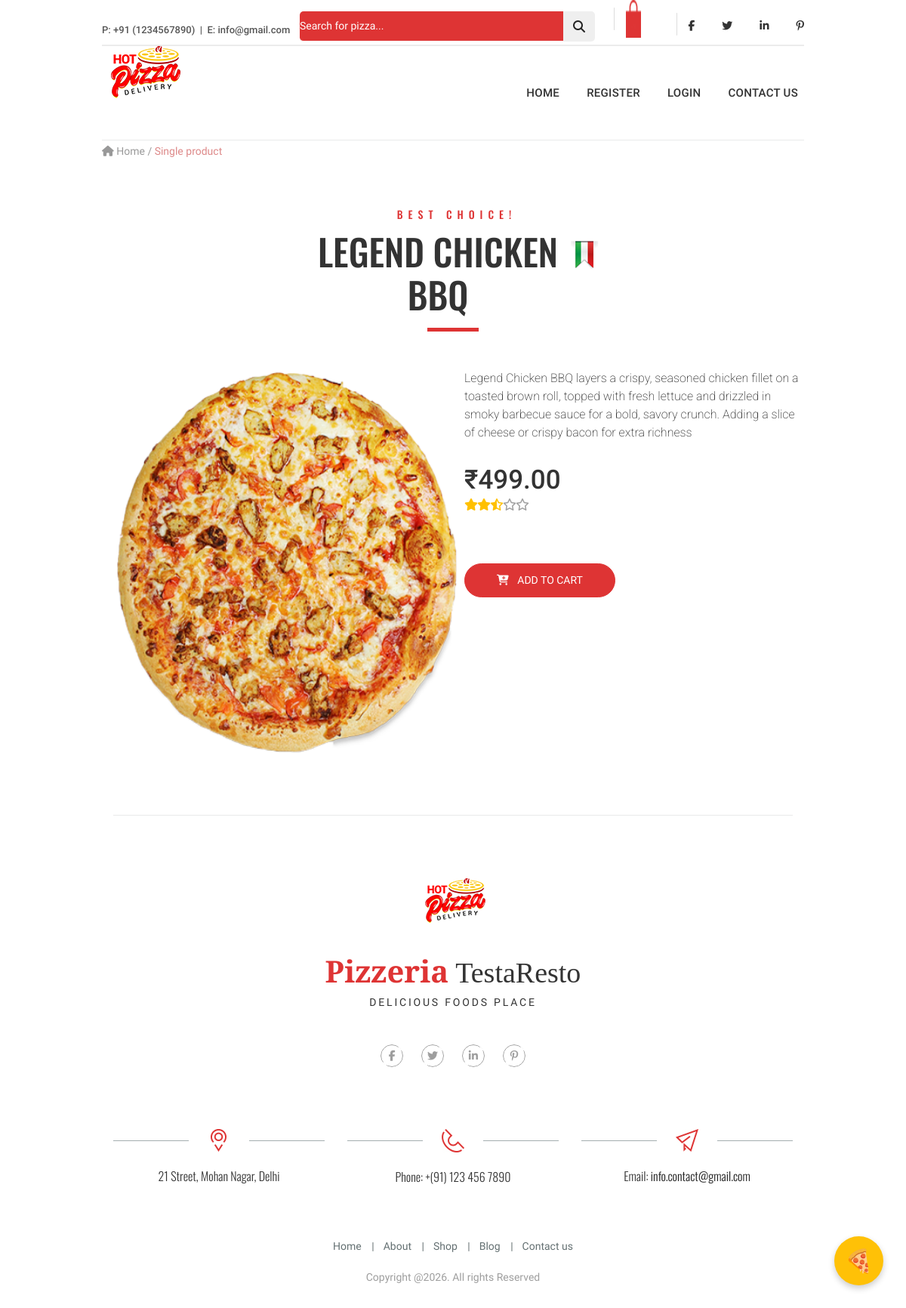
The app's page /product/4 with its own data.
### product/models.py (models this page shows, shortened)
class Product(models.Model):
    name = models.CharField(max_length=100,unique=True)
    slug = models.SlugField(max_length=100,unique=True)
    short_description = models.TextField(max_length=300,blank=True)
    description = models.TextField(blank=True)
    category = models.ForeignKey(Category,on_delete=models.CASCADE)
    image = models.ImageField(upload_to='products',blank=True)
    price = models.DecimalField(max_digits=10,decimal_places=2,default='',blank=True,null=True)
    created = models.DateTimeField(auto_now_add=True)
    updated = models.DateTimeField(auto_now=True)
    class Meta:
        ordering = ('name',)
        verbose_name = 'product'
        verbose_name_plural = 'products'

### product/views.py (the view)
# urls.py: path('product/<int:pk>', views.product_detail,name="product_detail"),
def product_detail(request,pk):
    product_detail = get_object_or_404(Product,pk=pk)
    context = {
        'product_detail':product_detail,
    }
    return render(request,'product/product_detail.html',context)

### product/templates/product/product_detail.html
{% extends 'product/base.html' %}
{% load static %}
{% block content%}
 <div class="container">
        <div class="pizza_breadcrumb">
            <a href="{%url 'home'%}"><i class="fa fa-home"></i> Home</a> / <span>Single product</span>
        </div>
        <section class="shop_title">
            <div class="piz_title">
                <div class="small_title"><h3>best choice!</h3></div>
                <div class="big_title"><h1 class="shop_big_title">{{product_detail.name}}</h1><img src="{% static 'product/img/title_icon.png'%}"></div>
            </div>
            <div class="title_devider">
                <p class="line"></p>
            </div>
        </section>
        <section class="products top_margin_60-30">
            <div class="row big-bottom">
                <div class="col-md-12">
                    <div class="row">
                    <div class="col-md-6">
                        <div class="big_pizza">
                            <img src="{{product_detail.image.url}}" class="img-fluid">
                        </div>
                    </div>
                    <div class="col-md-6">
                        <div class="content_description">
                            <div class="small_description">
                                <p>{{product_detail.description}}</p>
                            </div>
                            <div class="price">
                                <h2>₹{{product_detail.price}}</h2>
                                <ul>
                                    <li><i class="fa fa-star"></i></li>
                                    <li><i class="fa fa-star"></i></li>
                                    <li><i class="fa fa-star-half-o"></i></li>
                                    <li class="gray"><i class="fa fa-star-o"></i></li>
                                    <li class="gray"><i class="fa fa-star-o"></i></li>
                                </ul>
                            </div>
                            <div class="shop_buttons">
                                <a href="{% url 'add_cart' product_detail.id %}">
                                <button type="button" class="btn btn-outline-primary"><i class="fa fa-cart-plus"></i> add to cart</button>
                            </a>
                            </div>
                        </div>
                    </div>
                    </div>
                </div>
            </div>
        </section>
{% endblock %}

### records on screen
Product: name "LEGEND CHICKEN BBQ", image (picture), description "Legend Chicken BBQ layers a crispy, seasoned chicken fillet on a toasted brown roll, topped with fresh lettuce and drizzled in smoky barbecue sauce for a bold, savory crunch. Adding a slice of cheese or crispy bacon for extra richness", price "499.00"
